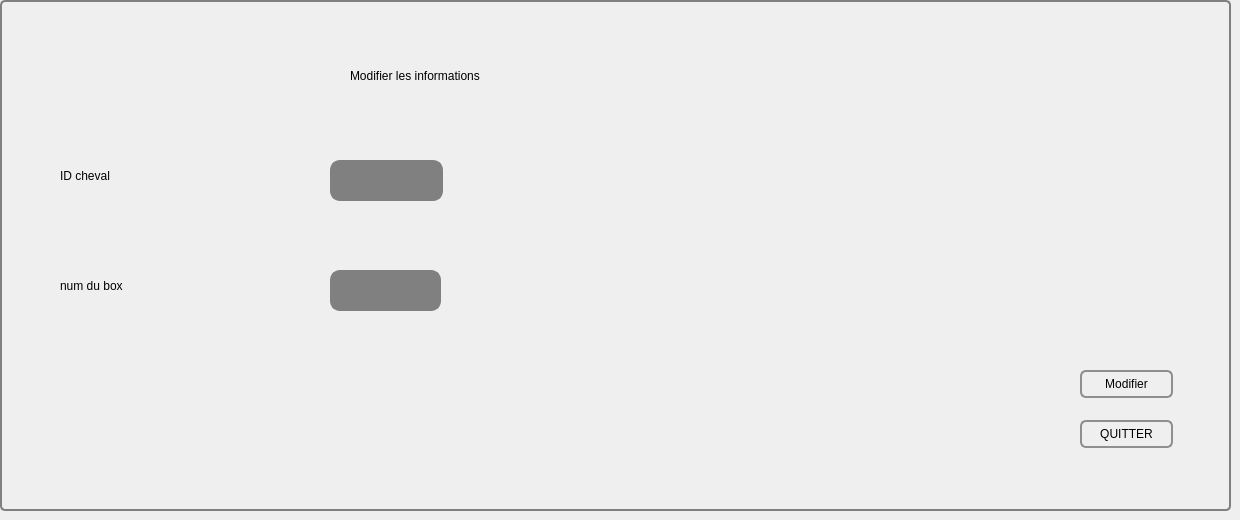
        <widget class="QWidget" name="tab_7">
         <attribute name="title">
          <string>Modifier </string>
         </attribute>
         <widget class="QGroupBox" name="tableView">
          <property name="geometry">
           <rect>
            <x>0</x>
            <y>0</y>
            <width>1231</width>
            <height>511</height>
           </rect>
          </property>
          <property name="styleSheet">
           <string notr="true">QGroupBox {
    background-color: qlineargradient(x1: 0, y1: 0, x2: 0, y2: 1,
                                      stop: 0 #E0E0E0, stop: 1 #FFFFFF);
    border: 2px solid gray;
    border-radius: 5px;
    margin-top: 1ex; /* leave space at the top for the title */
}

QGroupBox::title {
    subcontrol-origin: margin;
    subcontrol-position: top center; /* position at the top center */
    padding: 0 3px;
    background-color: qlineargradient(x1: 0, y1: 0, x2: 0, y2: 1,
                                      stop: 0 #FF0ECE, stop: 1 #FFFFFF);
}
</string>
          </property>
          <property name="title">
           <string/>
          </property>
          <widget class="QLabel" name="label_17">
           <property name="geometry">
            <rect>
             <x>60</x>
             <y>150</y>
             <width>201</width>
             <height>51</height>
            </rect>
           </property>
           <property name="styleSheet">
            <string notr="true">font: 25 28pt &quot;Footlight MT Light&quot;;
</string>
           </property>
           <property name="text">
            <string>ID cheval</string>
           </property>
          </widget>
          <widget class="QLabel" name="label_24">
           <property name="geometry">
            <rect>
             <x>60</x>
             <y>240</y>
             <width>241</width>
             <height>91</height>
            </rect>
           </property>
           <property name="styleSheet">
            <string notr="true">font: 25 28pt &quot;Footlight MT Light&quot;;</string>
           </property>
           <property name="text">
            <string>num du box</string>
           </property>
          </widget>
          <widget class="QPushButton" name="modifier_cheval">
           <property name="geometry">
            <rect>
             <x>1080</x>
             <y>370</y>
             <width>93</width>
             <height>28</height>
            </rect>
           </property>
           <property name="styleSheet">
            <string notr="true">QPushButton {
    border: 2px solid #8f8f91;
    border-radius: 6px;
    background-color: qlineargradient(x1: 0, y1: 0, x2: 0, y2: 1,
                                      stop: 0 #f6f7fa, stop: 1 #dadbde);
    min-width: 80px;
}

QPushButton:pressed {
    background-color: qlineargradient(x1: 0, y1: 0, x2: 0, y2: 1,
                                      stop: 0 #dadbde, stop: 1 #f6f7fa);
}

QPushButton:flat {
    border: none; /* no border for a flat push button */
}

QPushButton:default {
    border-color: navy; /* make the default button prominent */
}</string>
           </property>
           <property name="text">
            <string>Modifier</string>
           </property>
           <property name="icon">
            <iconset resource="imagee.qrc">
             <normaloff>:/modifier.png</normaloff>:/modifier.png</iconset>
           </property>
          </widget>
          <widget class="QLineEdit" name="numbox_2">
           <property name="geometry">
            <rect>
             <x>330</x>
             <y>270</y>
             <width>111</width>
             <height>41</height>
            </rect>
           </property>
           <property name="styleSheet">
            <string notr="true">QLineEdit {
    border: 2px solid gray;
    border-radius: 10px;
    padding: 0 8px;
    background: grey;
    selection-background-color: darkgray;
}
</string>
           </property>
          </widget>
          <widget class="QPushButton" name="QUITTER_3">
           <property name="geometry">
            <rect>
             <x>1080</x>
             <y>420</y>
             <width>93</width>
             <height>28</height>
            </rect>
           </property>
           <property name="styleSheet">
            <string notr="true">QPushButton {
    border: 2px solid #8f8f91;
    border-radius: 6px;
    background-color: qlineargradient(x1: 0, y1: 0, x2: 0, y2: 1,
                                      stop: 0 #f6f7fa, stop: 1 #dadbde);
    min-width: 80px;
}

QPushButton:pressed {
    background-color: qlineargradient(x1: 0, y1: 0, x2: 0, y2: 1,
                                      stop: 0 #dadbde, stop: 1 #f6f7fa);
}

QPushButton:flat {
    border: none; /* no border for a flat push button */
}

QPushButton:default {
    border-color: navy; /* make the default button prominent */
}</string>
           </property>
           <property name="text">
            <string>QUITTER</string>
           </property>
           <property name="icon">
            <iconset resource="imagee.qrc">
             <normaloff>:/quitter.png</normaloff>:/quitter.png</iconset>
           </property>
          </widget>
          <widget class="QLabel" name="label_35">
           <property name="geometry">
            <rect>
             <x>350</x>
             <y>60</y>
             <width>471</width>
             <height>31</height>
            </rect>
           </property>
           <property name="styleSheet">
            <string notr="true">font: 25 18pt &quot;Footlight MT Light&quot;;</string>
           </property>
           <property name="text">
            <string>Modifier les informations </string>
           </property>
          </widget>
          <widget class="QLabel" name="label_42">
           <property name="geometry">
            <rect>
             <x>1090</x>
             <y>40</y>
             <width>101</width>
             <height>71</height>
            </rect>
           </property>
           <property name="styleSheet">
            <string notr="true">image: url(:/modifier.png);</string>
           </property>
           <property name="text">
            <string/>
           </property>
          </widget>
          <widget class="QLineEdit" name="lineEdit_IDCheval">
           <property name="geometry">
            <rect>
             <x>330</x>
             <y>160</y>
             <width>113</width>
             <height>41</height>
            </rect>
           </property>
           <property name="styleSheet">
            <string notr="true">QLineEdit {
    border: 2px solid gray;
    border-radius: 10px;
    padding: 0 8px;
    background: grey;
    selection-background-color: darkgray;
}
</string>
           </property>
          </widget>
         </widget>
        </widget>
